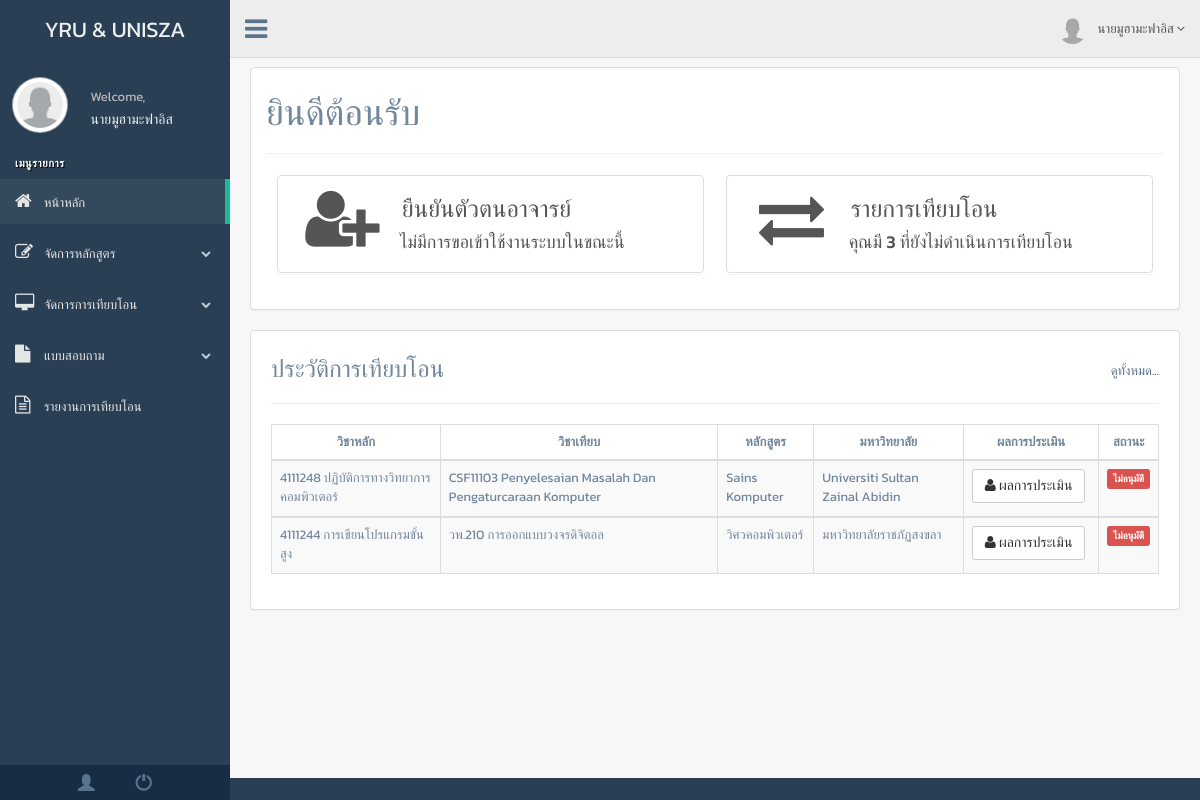
/admin/home.php (signed in), run on the app's committed database.
### tables this page shows
CREATE TABLE `transfer` (
  `transfer_id` int(10) NOT NULL,
  `selector_id` int(10) NOT NULL,
  `subject_id1` varchar(10) NOT NULL,
  `university_id1` int(10) NOT NULL,
  `subject_id2` varchar(10) NOT NULL,
  `university_id2` int(10) NOT NULL,
  `transfer_status` int(1) NOT NULL
);

CREATE TABLE `subject` (
  `subject_id` varchar(10) NOT NULL,
  `course_id` int(10) NOT NULL,
  `subject_name_th` varchar(50) NOT NULL,
  `subject_name_eng` varchar(50) NOT NULL,
  `subject_description_th` text NOT NULL,
  `subject_description_eng` text NOT NULL,
  `subject_credit` int(1) NOT NULL
);

CREATE TABLE `course` (
  `course_id` int(10) NOT NULL,
  `university_id` int(10) NOT NULL,
  `course_name_th` varchar(100) NOT NULL,
  `course_name_eng` varchar(100) NOT NULL
);

CREATE TABLE `university` (
  `university_id` int(10) NOT NULL,
  `university_name_th` varchar(100) NOT NULL,
  `university_name_eng` varchar(100) NOT NULL,
  `university_status` int(1) NOT NULL,
  `university_country` varchar(5) NOT NULL
);

### admin/home.php (the view, shortened to what this page needs)
<!DOCTYPE html>
<html lang="en">
  <head>
    <link href="build/css/bootstrap.min.css" rel="stylesheet">
    <link href="build/css/font-awesome.min.css" rel="stylesheet">
    <link href="build/css/custom.min.css" rel="stylesheet">
  </head>
  <body class="nav-md">
    <?php require_once 'header.php'; ?>
        <div class="right_col" role="main">
          <br><br><br>
            <?php
            if ($_SESSION['position']==1) { ?>
              <div class="panel panel-default">
                <div class="panel-body">
                  <h1>ยินดีต้อนรับ</h1>
                  <hr>
                  <?php $query = $db->prepare("SELECT member_verified FROM member WHERE university_id=:university AND course_id=:course AND member_verified=0");
                    $query->execute(["university"=>$_SESSION['university'],"course"=>$_SESSION['course']]);
                    $row = $query->rowCount();
                    if ($row==0) { ?>
                    <div class="col-md-6">
                        <div class="panel panel-back noti-box">
                          <a href="" class="list-group-item" id="btnBottom" data-placement="top" title="คลิกเพื่อดูรายละเอียดเพิ่มเติม">
                          <div class="col-md-3 text-center"><i class="fa fa-user-plus fa-5x"></i></div>
                            <div class="col-md-9"><h3>ยืนยันตัวตนอาจารย์</h3></div>
                              <h4>&nbsp;
                              <font>ไม่มีการขอเข้าใช้งานระบบในขณะนี้</font></h4>
                          </a>
                        </div>
                    </div>
            <?php }
                    $query = $db->prepare("SELECT * FROM transfer WHERE transfer_status=0 AND selector_id=:id ORDER BY transfer_id ");
                    $query->execute(["id"=>$_SESSION['id']]);
                    $row = $query->rowCount();
                    if ($row==0) { ?>
                    <div class="col-md-6">
                        <div class="panel panel-back noti-box">
                          <a href="" class="list-group-item" id="btnTop" data-placement="top" title="คลิกเพื่อดูรายละเอียดเพิ่มเติม">
                          <div class="col-md-3 text-center"><i class="fa fa-exchange fa-5x"></i></div>
                            <div class="col-md-9"><h3>รายการเทียบโอน</h3></div>
                              <h4>&nbsp;
                              <font >ไม่มีรายการเทียบโอนในขณะนี้</font></h4>
                          </a>
                        </div>
                    </div>
                  <?php }else{ ?>
                    <div class="col-md-6">
                        <div class="panel panel-back noti-box">
                          <a href="committee_info.php" class="list-group-item" id="btnTop" data-placement="top" title="คลิกเพื่อดูรายละเอียดเพิ่มเติม">
                          <div class="col-md-3 text-center"><i class="fa fa-exchange fa-5x"></i></div>
                            <div class="col-md-9"><h3>รายการเทียบโอน</h3></div>
                              <h4>&nbsp;
                              <font >คุณมี <?=$row?> ที่ยังไม่ดำเนินการเทียบโอน</font></h4>
                          </a>
                        </div>
                    </div>
                  <?php } ?>
                </div>
              </div>
              <div class="panel panel-default">
                <div class="panel-body">
                  <div class="row">
                    <div class="container-fluid">
                      <div style="float: right;padding-top: 15px">
                        <a href="transfer_info.php">ดูทั้งหมด...</a>
                      </div>
                      <h3>ประวัติการเทียบโอน</h3>
                      <hr>
                      <?php
                        $query1 = $db->prepare("SELECT * FROM transfer WHERE selector_id=:id AND transfer_status!=0 ORDER BY transfer_id DESC LIMIT 3");
                        $query1->execute(["id"=>$_SESSION['id']]);
                        if ($query1->rowCount()>0) {
                      ?>
                      <div class="table-responsive">
                        <table class="table table-striped table-bordered">
                          <thead>
                            <tr>
                              <th class="text-center">วิชาหลัก</th>
                              <th class="text-center">วิชาเทียบ</th>
                              <th class="text-center">หลักสูตร</th>
                              <th class="text-center">มหาวิทยาลัย</th>
                              <th class="text-center">ผลการประเมิน</th>
                              <th class="text-center">สถานะ</th>
                            </tr>
                          </thead>
                          <?php
                              while ($row1 = $query1->fetch(PDO::FETCH_ASSOC)) {
                          ?>
                          <tbody>
                            <tr>
                              <?php
                              $query2 = $db->prepare("SELECT * FROM subject NATURAL JOIN course NATURAL JOIN university WHERE subject_id='".$row1['subject_id1']."'");
                              $query2->execute();
                              $row2 = $query2->fetch(PDO::FETCH_ASSOC);
                              ?>
                              <td><?=$row1['subject_id1'].' '.$row2['subject_name_th']?></td>
                              <?php
                              $query3 = $db->prepare("SELECT * FROM subject NATURAL JOIN course NATURAL JOIN university WHERE subject_id='".$row1['subject_id2']."'");
                              $query3->execute();
                              $row3 = $query3->fetch(PDO::FETCH_ASSOC);
                              ?>
                              <td><?=$row1['subject_id2'].' '.$row3['subject_name_th']?></td>
                              <td><?=$row3['course_name_th']?></td>
                              <td><?=$row3['university_name_th']?></td>
                              <td width="10%">
                                <button class="btn btn-default" type="button" data-toggle="modal" data-target="#detail<?=$row1['transfer_id']?>">
                                <i class="fa fa-user"></i> ผลการประเมิน
                                </button>
                              </td>
                              <td class="text-center">
                              <?php
                              if($row1['transfer_status']==1) {
                                echo "<span class='label label-success'>อนุมัติ</span>";
                              }else{
                                echo "<span class='label label-danger'>ไม่อนุมัตื</span>";
                              }
                              ?>
                              </td>
                            </tr>
                          </tbody>
                          <?php }?>
                        </table>
                      </div>
                        <?php } ?>
                    </div>
                  </div>
                </div>
              </div>
              <br>
            <?php } ?>
        </div>
      </div>
    </div>
  </body>
</html>

### admin/header.php (style rules this page uses)
body { font-family: 'Kanit', sans-serif; }

### data on the page
transfer: subject_id1 "4111248", subject_id1.subject_name_th "ปฏิบัติการทางวิทยาการคอมพิวเตอร์", subject_id2 "CSF11103", subject_id2.subject_name_th "Penyelesaian Masalah Dan Pengaturcaraan Komputer", course.course_name_th "Sains Komputer", university.university_name_th "Universiti Sultan Zainal Abidin", transfer_status "ไม่อนุมัตื"
transfer: subject_id1 "4111244", subject_id1.subject_name_th "การเขียนโปรแกรมขั้นสูง", subject_id2 "วพ.210", subject_id2.subject_name_th "การออกแบบวงจรดิจิตอล", course.course_name_th "วิศวคอมพิวเตอร์", university.university_name_th "มหาวิทยาลัยราชภัฏสงขลา", transfer_status "ไม่อนุมัตื"

### other printed values
$_SESSION['name'] "นายมูฮามะฟาอิส"
$row "3"
